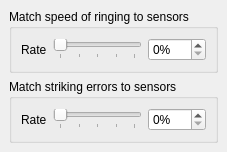
  <widget class="QDockWidget" name="FeedbackDock">
   <property name="windowTitle">
    <string>Sensor feedback</string>
   </property>
   <attribute name="dockWidgetArea">
    <number>2</number>
   </attribute>
   <widget class="QWidget" name="dockWidgetContents_5">
    <layout class="QVBoxLayout" name="verticalLayout_5">
     <item>
      <widget class="QGroupBox" name="groupBox_4">
       <property name="title">
        <string>Match speed of ringing to sensors</string>
       </property>
       <layout class="QHBoxLayout" name="horizontalLayout_8">
        <item>
         <widget class="QLabel" name="label_29">
          <property name="text">
           <string>Rate</string>
          </property>
         </widget>
        </item>
        <item>
         <widget class="QSlider" name="RingingSpeedFromSensors">
          <property name="maximum">
           <number>100</number>
          </property>
          <property name="orientation">
           <enum>Qt::Horizontal</enum>
          </property>
          <property name="tickPosition">
           <enum>QSlider::TicksBelow</enum>
          </property>
          <property name="tickInterval">
           <number>25</number>
          </property>
         </widget>
        </item>
        <item>
         <widget class="QSpinBox" name="spinBox">
          <property name="suffix">
           <string>%</string>
          </property>
          <property name="maximum">
           <number>100</number>
          </property>
         </widget>
        </item>
       </layout>
      </widget>
     </item>
     <item>
      <widget class="QGroupBox" name="groupBox_5">
       <property name="title">
        <string>Match striking errors to sensors</string>
       </property>
       <layout class="QHBoxLayout" name="horizontalLayout_5">
        <item>
         <widget class="QLabel" name="label_26">
          <property name="text">
           <string>Rate</string>
          </property>
         </widget>
        </item>
        <item>
         <widget class="QSlider" name="SensorErrorMultipler">
          <property name="maximum">
           <number>200</number>
          </property>
          <property name="singleStep">
           <number>1</number>
          </property>
          <property name="value">
           <number>0</number>
          </property>
          <property name="tracking">
           <bool>true</bool>
          </property>
          <property name="orientation">
           <enum>Qt::Horizontal</enum>
          </property>
          <property name="invertedAppearance">
           <bool>false</bool>
          </property>
          <property name="invertedControls">
           <bool>false</bool>
          </property>
          <property name="tickPosition">
           <enum>QSlider::TicksBelow</enum>
          </property>
          <property name="tickInterval">
           <number>50</number>
          </property>
         </widget>
        </item>
        <item>
         <widget class="QSpinBox" name="SensorErrorMultiplier">
          <property name="suffix">
           <string>%</string>
          </property>
          <property name="maximum">
           <number>200</number>
          </property>
          <property name="value">
           <number>0</number>
          </property>
         </widget>
        </item>
       </layout>
      </widget>
     </item>
    </layout>
   </widget>
  </widget>
